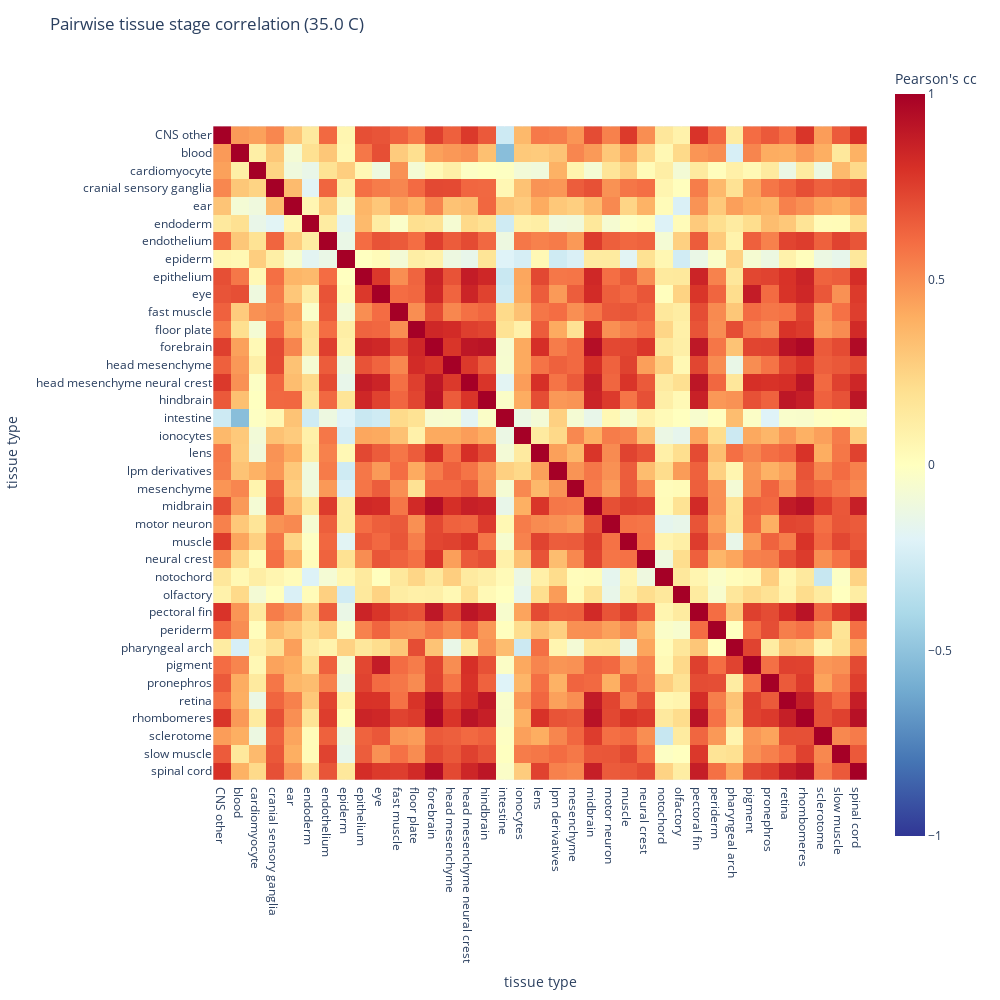

The notebook cell saved with this chart:
### Code cell
for t, temp in enumerate(temp_vec):

    fig = px.imshow(cc_mat_list[t], color_continuous_scale="RdYlBu_r")
    fig.update_layout(width=1000, height=1000) 
    fig.update_layout(title=f"Pairwise tissue stage correlation ({temp} C)")

    # Hide axis titles
    fig.update_layout(
        xaxis_title="tissue type",  
        yaxis_title="tissue type",  
        coloraxis_colorbar_title="Pearson's cc",
        coloraxis=dict(cmin=-1, cmax=1) 
    )

    fig.write_image(fig_folder + f"tissue_cc_{int(temp)}C.png", scale=2)
    fig.write_html(fig_folder + f"tissue_cc_{int(temp)}C.html")

fig.show()

### Figure 1 — Plotly figure (JSON) as saved in the notebook; plotly's stock layout.template omitted (floating-point values rounded to 4 significant figures; data arrays with more than 128 entries replaced by an {"elided": "..."} marker saying what was removed)
{"data": [{"coloraxis": "coloraxis", "hovertemplate": "tissue: %{x}<br>tissue: %{y}<br>color: %{z}<extra></extra>", "name": "0", "type": "heatmap", "x": ["CNS other", "blood", "cardiomyocyte", "cranial sensory ganglia", "ear", "endoderm", "endothelium", "epiderm", "epithelium", "eye", "fast muscle", "floor plate", "forebrain", "head mesenchyme", "head mesenchyme neural crest", "hindbrain", "intestine", "ionocytes", "lens", "lpm derivatives", "mesenchyme", "midbrain", "motor neuron", "muscle", "neural crest", "notochord", "olfactory", "pectoral fin", "periderm", "pharyngeal arch", "pigment", "pronephros", "retina", "rhombomeres", "sclerotome", "slow muscle", "spinal cord"], "xaxis": "x", "y": ["CNS other", "blood", "cardiomyocyte", "cranial sensory ganglia", "ear", "endoderm", "endothelium", "epiderm", "epithelium", "eye", "fast muscle", "floor plate", "forebrain", "head mesenchyme", "head mesenchyme neural crest", "hindbrain", "intestine", "ionocytes", "lens", "lpm derivatives", "mesenchyme", "midbrain", "motor neuron", "muscle", "neural crest", "notochord", "olfactory", "pectoral fin", "periderm", "pharyngeal arch", "pigment", "pronephros", "retina", "rhombomeres", "sclerotome", "slow muscle", "spinal cord"], "yaxis": "y", "z": {"elided": "37x37 float values"}}], "layout": {"coloraxis": {"cmax": 1, "cmin": -1, "colorbar": {"title": {"text": "Pearson's cc"}}, "colorscale": [[0, "rgb(49,54,149)"], [0.1, "rgb(69,117,180)"], [0.2, "rgb(116,173,209)"], [0.3, "rgb(171,217,233)"], [0.4, "rgb(224,243,248)"], [0.5, "rgb(255,255,191)"], [0.6, "rgb(254,224,144)"], [0.7, "rgb(253,174,97)"], [0.8, "rgb(244,109,67)"], [0.9, "rgb(215,48,39)"], [1, "rgb(165,0,38)"]]}, "height": 1000, "margin": {"t": 60}, "title": {"text": "Pairwise tissue stage correlation (35.0 C)"}, "width": 1000, "xaxis": {"anchor": "y", "autorange": true, "constrain": "domain", "domain": [0, 1], "range": [-0.5, 36.5], "scaleanchor": "y", "title": {"text": "tissue type"}, "type": "category"}, "yaxis": {"anchor": "x", "autorange": true, "constrain": "domain", "domain": [0.0842, 0.9158], "range": [36.5, -0.5], "title": {"text": "tissue type"}, "type": "category"}}}
